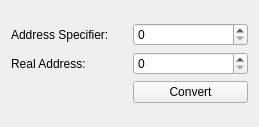
<?xml version="1.0" encoding="UTF-8"?>
<ui version="4.0">
 <class>AddressConverter</class>
 <widget class="QDialog" name="AddressConverter">
  <property name="geometry">
   <rect>
    <x>0</x>
    <y>0</y>
    <width>259</width>
    <height>127</height>
   </rect>
  </property>
  <property name="windowTitle">
   <string>Address Converter</string>
  </property>
  <layout class="QVBoxLayout" name="verticalLayout">
   <item>
    <layout class="QGridLayout" name="gridLayout">
     <item row="0" column="0">
      <widget class="QLabel" name="label">
       <property name="text">
        <string>Address Specifier:</string>
       </property>
      </widget>
     </item>
     <item row="0" column="1">
      <widget class="QSpinBox" name="specifierSpbx">
       <property name="minimumSize">
        <size>
         <width>100</width>
         <height>0</height>
        </size>
       </property>
       <property name="minimum">
        <number>0</number>
       </property>
       <property name="maximum">
        <number>2147483647</number>
       </property>
      </widget>
     </item>
     <item row="1" column="0">
      <widget class="QLabel" name="label_2">
       <property name="text">
        <string>Real Address:</string>
       </property>
      </widget>
     </item>
     <item row="1" column="1">
      <widget class="QSpinBox" name="realSpBx">
       <property name="minimumSize">
        <size>
         <width>100</width>
         <height>0</height>
        </size>
       </property>
       <property name="minimum">
        <number>0</number>
       </property>
       <property name="maximum">
        <number>2147483647</number>
       </property>
      </widget>
     </item>
     <item row="2" column="1">
      <widget class="QPushButton" name="pushButton">
       <property name="text">
        <string>Convert</string>
       </property>
       <property name="icon">
        <iconset resource="images.qrc">
         <normaloff>:/images/convert.png</normaloff>:/images/convert.png</iconset>
       </property>
       <property name="autoDefault">
        <bool>false</bool>
       </property>
      </widget>
     </item>
    </layout>
   </item>
  </layout>
 </widget>
 <resources>
  <include location="images.qrc"/>
 </resources>
 <connections/>
</ui>
